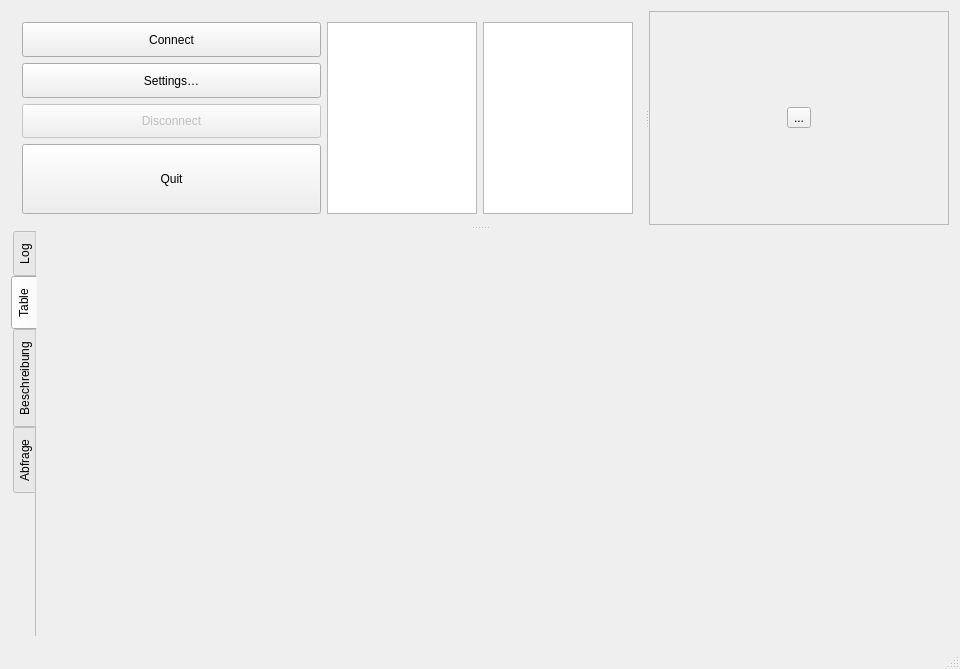
<?xml version="1.0" encoding="UTF-8"?>
<ui version="4.0">
 <class>Mainwindow</class>
 <widget class="QMainWindow" name="Mainwindow">
  <property name="geometry">
   <rect>
    <x>0</x>
    <y>0</y>
    <width>946</width>
    <height>669</height>
   </rect>
  </property>
  <property name="windowTitle">
   <string>MeinSQL</string>
  </property>
  <widget class="QWidget" name="centralWidget">
   <layout class="QVBoxLayout" name="verticalLayout_2">
    <item>
     <widget class="QSplitter" name="main_splitter">
      <property name="orientation">
       <enum>Qt::Vertical</enum>
      </property>
      <property name="handleWidth">
       <number>6</number>
      </property>
      <property name="childrenCollapsible">
       <bool>false</bool>
      </property>
      <widget class="QSplitter" name="splitter_betw_lists_and_te">
       <property name="minimumSize">
        <size>
         <width>938</width>
         <height>0</height>
        </size>
       </property>
       <property name="frameShape">
        <enum>QFrame::NoFrame</enum>
       </property>
       <property name="frameShadow">
        <enum>QFrame::Plain</enum>
       </property>
       <property name="lineWidth">
        <number>0</number>
       </property>
       <property name="midLineWidth">
        <number>0</number>
       </property>
       <property name="orientation">
        <enum>Qt::Horizontal</enum>
       </property>
       <property name="opaqueResize">
        <bool>true</bool>
       </property>
       <property name="handleWidth">
        <number>5</number>
       </property>
       <widget class="QWidget" name="layoutWidget">
        <layout class="QHBoxLayout" name="horizontalLayout_2">
         <item>
          <layout class="QVBoxLayout" name="verticalLayout_Buttons" stretch="1,1,1,2">
           <item>
            <widget class="QPushButton" name="pushButton_Connect">
             <property name="sizePolicy">
              <sizepolicy hsizetype="Minimum" vsizetype="Expanding">
               <horstretch>0</horstretch>
               <verstretch>0</verstretch>
              </sizepolicy>
             </property>
             <property name="text">
              <string>Connect</string>
             </property>
            </widget>
           </item>
           <item>
            <widget class="QPushButton" name="pushButton_Settings">
             <property name="sizePolicy">
              <sizepolicy hsizetype="Minimum" vsizetype="Expanding">
               <horstretch>0</horstretch>
               <verstretch>0</verstretch>
              </sizepolicy>
             </property>
             <property name="text">
              <string>Settings…</string>
             </property>
            </widget>
           </item>
           <item>
            <widget class="QPushButton" name="pushButton_Disconnect">
             <property name="enabled">
              <bool>false</bool>
             </property>
             <property name="sizePolicy">
              <sizepolicy hsizetype="Minimum" vsizetype="Expanding">
               <horstretch>0</horstretch>
               <verstretch>0</verstretch>
              </sizepolicy>
             </property>
             <property name="text">
              <string>Disconnect</string>
             </property>
            </widget>
           </item>
           <item>
            <widget class="QPushButton" name="pushButton_Quit">
             <property name="sizePolicy">
              <sizepolicy hsizetype="Minimum" vsizetype="Expanding">
               <horstretch>0</horstretch>
               <verstretch>0</verstretch>
              </sizepolicy>
             </property>
             <property name="text">
              <string>Quit</string>
             </property>
            </widget>
           </item>
          </layout>
         </item>
         <item>
          <widget class="QListWidget" name="listWidget_DBs">
           <property name="maximumSize">
            <size>
             <width>150</width>
             <height>16777215</height>
            </size>
           </property>
          </widget>
         </item>
         <item>
          <widget class="QListWidget" name="listWidget_Tables">
           <property name="maximumSize">
            <size>
             <width>150</width>
             <height>16777215</height>
            </size>
           </property>
          </widget>
         </item>
        </layout>
       </widget>
       <widget class="QFrame" name="frame">
        <property name="minimumSize">
         <size>
          <width>300</width>
          <height>0</height>
         </size>
        </property>
        <property name="frameShape">
         <enum>QFrame::StyledPanel</enum>
        </property>
        <property name="frameShadow">
         <enum>QFrame::Raised</enum>
        </property>
        <layout class="QGridLayout" name="gridLayout">
         <item row="0" column="0">
          <layout class="QHBoxLayout" name="horizontalLayout">
           <item>
            <widget class="QToolButton" name="toolButton">
             <property name="text">
              <string>...</string>
             </property>
             <property name="popupMode">
              <enum>QToolButton::InstantPopup</enum>
             </property>
             <property name="toolButtonStyle">
              <enum>Qt::ToolButtonTextOnly</enum>
             </property>
            </widget>
           </item>
          </layout>
         </item>
        </layout>
       </widget>
      </widget>
      <widget class="QTabWidget" name="the_tab_widget">
       <property name="sizePolicy">
        <sizepolicy hsizetype="MinimumExpanding" vsizetype="MinimumExpanding">
         <horstretch>1</horstretch>
         <verstretch>1</verstretch>
        </sizepolicy>
       </property>
       <property name="tabPosition">
        <enum>QTabWidget::West</enum>
       </property>
       <property name="currentIndex">
        <number>1</number>
       </property>
       <property name="documentMode">
        <bool>true</bool>
       </property>
       <widget class="QWidget" name="tab_log">
        <attribute name="title">
         <string>Log</string>
        </attribute>
        <widget class="QPlainTextEdit" name="plainTextEdit_Log">
         <property name="geometry">
          <rect>
           <x>10</x>
           <y>10</y>
           <width>881</width>
           <height>411</height>
          </rect>
         </property>
        </widget>
       </widget>
       <widget class="QWidget" name="tab_table">
        <attribute name="title">
         <string>Table</string>
        </attribute>
        <layout class="QVBoxLayout" name="verticalLayout_3">
         <item>
          <layout class="QVBoxLayout" name="verticalLayout_SQLTab"/>
         </item>
        </layout>
       </widget>
       <widget class="QWidget" name="tab_info">
        <attribute name="title">
         <string>Beschreibung</string>
        </attribute>
       </widget>
       <widget class="QWidget" name="tab_query">
        <attribute name="title">
         <string>Abfrage</string>
        </attribute>
       </widget>
      </widget>
     </widget>
    </item>
   </layout>
  </widget>
  <widget class="QStatusBar" name="statusBar"/>
 </widget>
 <layoutdefault spacing="6" margin="11"/>
 <resources/>
 <connections/>
</ui>
